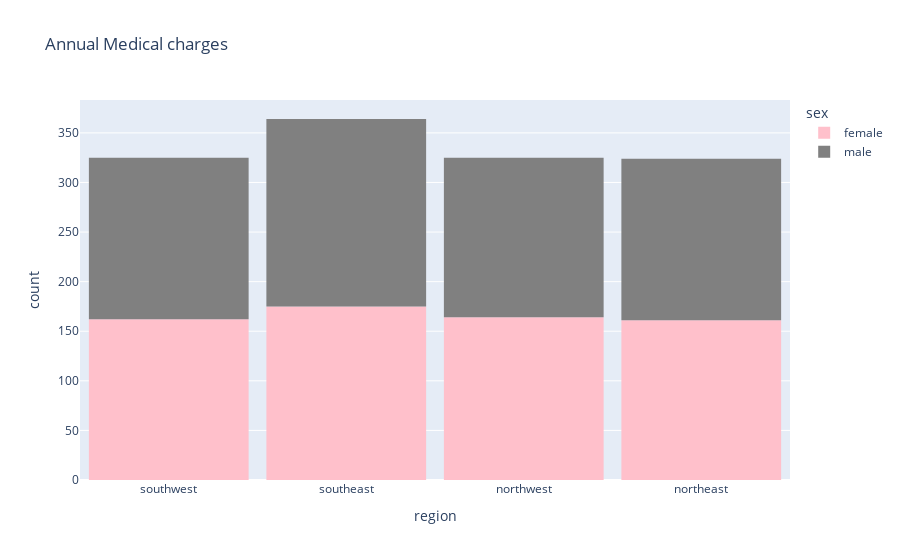

Notebook code cell kept with this figure:
### Code cell
fig = px.histogram(medical_df, 
                    x='region',
                   color='sex',
                   color_discrete_sequence=['pink','gray'],
                   title='Annual Medical charges')
fig.update_layout(bargap=0.1)
fig.show()

### Figure 1 — Plotly figure (JSON) as saved in the notebook; plotly's stock layout.template omitted (floating-point values rounded to 4 significant figures; data arrays with more than 128 entries replaced by an {"elided": "..."} marker saying what was removed)
{"data": [{"bingroup": "x", "hovertemplate": "sex=female<br>region=%{x}<br>count=%{y}<extra></extra>", "legendgroup": "female", "marker": {"color": "pink", "pattern": {"shape": ""}}, "name": "female", "orientation": "v", "showlegend": true, "type": "histogram", "x": {"elided": "662 str values"}, "xaxis": "x", "yaxis": "y"}, {"bingroup": "x", "hovertemplate": "sex=male<br>region=%{x}<br>count=%{y}<extra></extra>", "legendgroup": "male", "marker": {"color": "gray", "pattern": {"shape": ""}}, "name": "male", "orientation": "v", "showlegend": true, "type": "histogram", "x": {"elided": "676 str values"}, "xaxis": "x", "yaxis": "y"}], "layout": {"bargap": 0.1, "barmode": "relative", "legend": {"title": {"text": "sex"}, "tracegroupgap": 0}, "title": {"text": "Annual Medical charges"}, "xaxis": {"anchor": "y", "domain": [0, 1], "title": {"text": "region"}}, "yaxis": {"anchor": "x", "domain": [0, 1], "title": {"text": "count"}}}}
